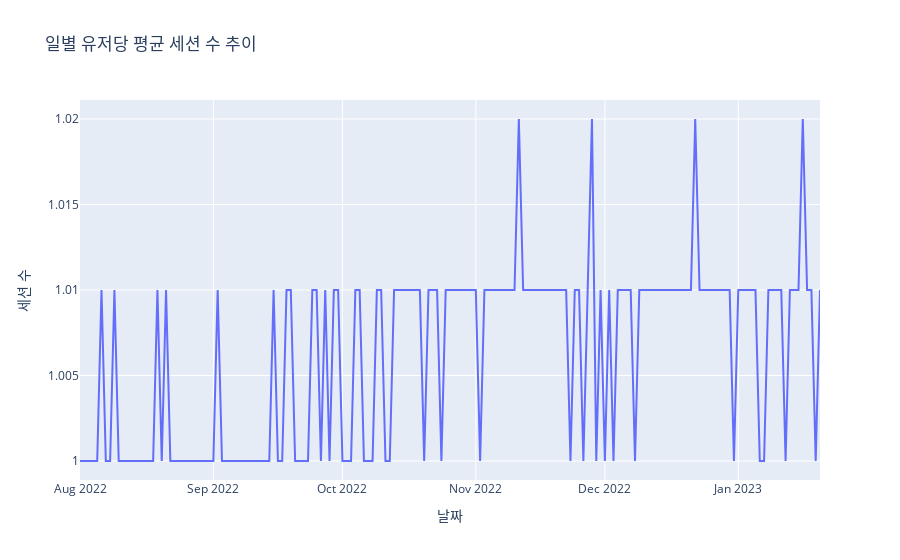

Write notebook code for a chart like this one.
### Code cell
fig = go.Figure()

fig.add_trace(go.Scatter(x=df_sess_per_day_user['event_date'],
                         y=df_sess_per_day_user['avg_sessions_per_user'],
))

fig.update_layout(title_text="일별 유저당 평균 세션 수 추이")
fig.update_xaxes(title_text="날짜")
fig.update_yaxes(title_text='세션 수')

fig.show()

### Figure 1 — Plotly figure (JSON) as saved in the notebook; plotly's stock layout.template omitted (floating-point values rounded to 4 significant figures; data arrays with more than 128 entries replaced by an {"elided": "..."} marker saying what was removed)
{"data": [{"type": "scatter", "x": {"elided": "173 str values"}, "y": {"elided": "173 float values"}}], "layout": {"title": {"text": "일별 유저당 평균 세션 수 추이"}, "xaxis": {"title": {"text": "날짜"}}, "yaxis": {"title": {"text": "세션 수"}}}}
